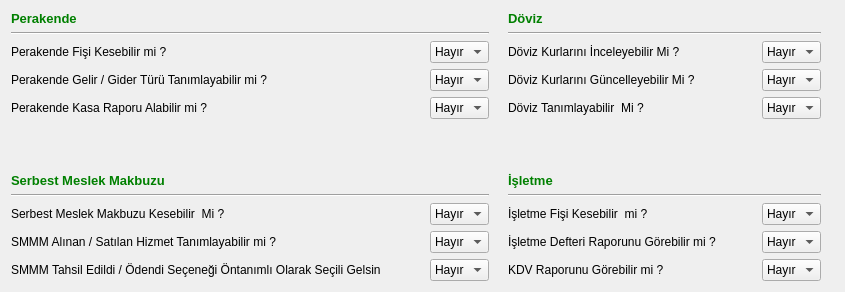
     <widget class="QWidget" name="tab_perakende">
      <attribute name="title">
       <string>Diğerleri</string>
      </attribute>
      <layout class="QGridLayout" name="gridLayout_10">
       <item row="0" column="0">
        <layout class="QGridLayout" name="gridLayout_8" columnstretch="0,0,1,0,0,1">
         <item row="0" column="0">
          <widget class="QLabel" name="label_204">
           <property name="sizePolicy">
            <sizepolicy hsizetype="Fixed" vsizetype="Fixed">
             <horstretch>0</horstretch>
             <verstretch>0</verstretch>
            </sizepolicy>
           </property>
           <property name="text">
            <string>&lt;!DOCTYPE HTML PUBLIC &quot;-//W3C//DTD HTML 4.0//EN&quot; &quot;http://www.w3.org/TR/REC-html40/strict.dtd&quot;&gt;
&lt;html&gt;&lt;head&gt;&lt;meta name=&quot;qrichtext&quot; content=&quot;1&quot; /&gt;&lt;style type=&quot;text/css&quot;&gt;
p, li { white-space: pre-wrap; }
&lt;/style&gt;&lt;/head&gt;&lt;body style=&quot; font-family:'Sans Serif'; font-size:10pt; font-weight:400; font-style:normal;&quot;&gt;
&lt;p style=&quot; margin-top:0px; margin-bottom:0px; margin-left:0px; margin-right:0px; -qt-block-indent:0; text-indent:0px;&quot;&gt;&lt;span style=&quot; font-weight:600; color:#008000;&quot;&gt;Perakende&lt;/span&gt;&lt;/p&gt;&lt;/body&gt;&lt;/html&gt;</string>
           </property>
          </widget>
         </item>
         <item row="0" column="3">
          <widget class="QLabel" name="label_205">
           <property name="sizePolicy">
            <sizepolicy hsizetype="Fixed" vsizetype="Fixed">
             <horstretch>0</horstretch>
             <verstretch>0</verstretch>
            </sizepolicy>
           </property>
           <property name="text">
            <string>&lt;!DOCTYPE HTML PUBLIC &quot;-//W3C//DTD HTML 4.0//EN&quot; &quot;http://www.w3.org/TR/REC-html40/strict.dtd&quot;&gt;
&lt;html&gt;&lt;head&gt;&lt;meta name=&quot;qrichtext&quot; content=&quot;1&quot; /&gt;&lt;style type=&quot;text/css&quot;&gt;
p, li { white-space: pre-wrap; }
&lt;/style&gt;&lt;/head&gt;&lt;body style=&quot; font-family:'Sans Serif'; font-size:10pt; font-weight:400; font-style:normal;&quot;&gt;
&lt;p style=&quot; margin-top:0px; margin-bottom:0px; margin-left:0px; margin-right:0px; -qt-block-indent:0; text-indent:0px;&quot;&gt;&lt;span style=&quot; font-weight:600; color:#008000;&quot;&gt;Döviz&lt;/span&gt;&lt;/p&gt;&lt;/body&gt;&lt;/html&gt;</string>
           </property>
          </widget>
         </item>
         <item row="1" column="0" colspan="2">
          <widget class="Line" name="line_26">
           <property name="orientation">
            <enum>Qt::Horizontal</enum>
           </property>
          </widget>
         </item>
         <item row="1" column="3" colspan="2">
          <widget class="Line" name="line_27">
           <property name="orientation">
            <enum>Qt::Horizontal</enum>
           </property>
          </widget>
         </item>
         <item row="2" column="0">
          <widget class="QLabel" name="label_9">
           <property name="sizePolicy">
            <sizepolicy hsizetype="Fixed" vsizetype="Expanding">
             <horstretch>0</horstretch>
             <verstretch>0</verstretch>
            </sizepolicy>
           </property>
           <property name="text">
            <string>Perakende Fişi Kesebilir mi ?      </string>
           </property>
          </widget>
         </item>
         <item row="2" column="1">
          <layout class="QHBoxLayout" name="horizontalLayout_170">
           <item>
            <spacer name="horizontalSpacer_198">
             <property name="orientation">
              <enum>Qt::Horizontal</enum>
             </property>
             <property name="sizeHint" stdset="0">
              <size>
               <width>40</width>
               <height>20</height>
              </size>
             </property>
            </spacer>
           </item>
           <item>
            <widget class="QComboBox" name="prk_comboBox_fis_girebilir_mi">
             <property name="sizePolicy">
              <sizepolicy hsizetype="Fixed" vsizetype="Fixed">
               <horstretch>0</horstretch>
               <verstretch>0</verstretch>
              </sizepolicy>
             </property>
             <item>
              <property name="text">
               <string>Hayır</string>
              </property>
             </item>
             <item>
              <property name="text">
               <string>Evet</string>
              </property>
             </item>
            </widget>
           </item>
          </layout>
         </item>
         <item row="2" column="2">
          <spacer name="horizontalSpacer_205">
           <property name="orientation">
            <enum>Qt::Horizontal</enum>
           </property>
           <property name="sizeHint" stdset="0">
            <size>
             <width>13</width>
             <height>20</height>
            </size>
           </property>
          </spacer>
         </item>
         <item row="2" column="3">
          <widget class="QLabel" name="label_85">
           <property name="sizePolicy">
            <sizepolicy hsizetype="Fixed" vsizetype="Expanding">
             <horstretch>0</horstretch>
             <verstretch>0</verstretch>
            </sizepolicy>
           </property>
           <property name="text">
            <string>Döviz Kurlarını İnceleyebilir Mi ?</string>
           </property>
          </widget>
         </item>
         <item row="2" column="4">
          <layout class="QHBoxLayout" name="horizontalLayout_173">
           <item>
            <spacer name="horizontalSpacer_201">
             <property name="orientation">
              <enum>Qt::Horizontal</enum>
             </property>
             <property name="sizeHint" stdset="0">
              <size>
               <width>40</width>
               <height>20</height>
              </size>
             </property>
            </spacer>
           </item>
           <item>
            <widget class="QComboBox" name="dvz_comboBox_doviz_kurlari_gorebilir_mi">
             <property name="sizePolicy">
              <sizepolicy hsizetype="Fixed" vsizetype="Fixed">
               <horstretch>0</horstretch>
               <verstretch>0</verstretch>
              </sizepolicy>
             </property>
             <item>
              <property name="text">
               <string>Hayır</string>
              </property>
             </item>
             <item>
              <property name="text">
               <string>Evet</string>
              </property>
             </item>
            </widget>
           </item>
          </layout>
         </item>
         <item row="3" column="0">
          <widget class="QLabel" name="label_44">
           <property name="sizePolicy">
            <sizepolicy hsizetype="Fixed" vsizetype="Expanding">
             <horstretch>0</horstretch>
             <verstretch>0</verstretch>
            </sizepolicy>
           </property>
           <property name="text">
            <string>Perakende Gelir / Gider Türü Tanımlayabilir mi ?     </string>
           </property>
          </widget>
         </item>
         <item row="3" column="1">
          <layout class="QHBoxLayout" name="horizontalLayout_171">
           <item>
            <spacer name="horizontalSpacer_199">
             <property name="orientation">
              <enum>Qt::Horizontal</enum>
             </property>
             <property name="sizeHint" stdset="0">
              <size>
               <width>40</width>
               <height>20</height>
              </size>
             </property>
            </spacer>
           </item>
           <item>
            <widget class="QComboBox" name="prk_comboBox_gider_turu_tanimlayabilir_mi">
             <property name="sizePolicy">
              <sizepolicy hsizetype="Fixed" vsizetype="Fixed">
               <horstretch>0</horstretch>
               <verstretch>0</verstretch>
              </sizepolicy>
             </property>
             <item>
              <property name="text">
               <string>Hayır</string>
              </property>
             </item>
             <item>
              <property name="text">
               <string>Evet</string>
              </property>
             </item>
            </widget>
           </item>
          </layout>
         </item>
         <item row="3" column="3">
          <widget class="QLabel" name="label_87">
           <property name="sizePolicy">
            <sizepolicy hsizetype="Fixed" vsizetype="Expanding">
             <horstretch>0</horstretch>
             <verstretch>0</verstretch>
            </sizepolicy>
           </property>
           <property name="text">
            <string>Döviz Kurlarını Güncelleyebilir Mi ?</string>
           </property>
          </widget>
         </item>
         <item row="3" column="4">
          <layout class="QHBoxLayout" name="horizontalLayout_174">
           <item>
            <spacer name="horizontalSpacer_202">
             <property name="orientation">
              <enum>Qt::Horizontal</enum>
             </property>
             <property name="sizeHint" stdset="0">
              <size>
               <width>40</width>
               <height>20</height>
              </size>
             </property>
            </spacer>
           </item>
           <item>
            <widget class="QComboBox" name="dvz_comboBox_kur_guncelleyebilir_mi">
             <property name="sizePolicy">
              <sizepolicy hsizetype="Fixed" vsizetype="Fixed">
               <horstretch>0</horstretch>
               <verstretch>0</verstretch>
              </sizepolicy>
             </property>
             <item>
              <property name="text">
               <string>Hayır</string>
              </property>
             </item>
             <item>
              <property name="text">
               <string>Evet</string>
              </property>
             </item>
            </widget>
           </item>
          </layout>
         </item>
         <item row="4" column="0">
          <widget class="QLabel" name="label_88">
           <property name="sizePolicy">
            <sizepolicy hsizetype="Fixed" vsizetype="Expanding">
             <horstretch>0</horstretch>
             <verstretch>0</verstretch>
            </sizepolicy>
           </property>
           <property name="text">
            <string>Perakende Kasa Raporu Alabilir mi ?  </string>
           </property>
          </widget>
         </item>
         <item row="4" column="1">
          <layout class="QHBoxLayout" name="horizontalLayout_172">
           <item>
            <spacer name="horizontalSpacer_200">
             <property name="orientation">
              <enum>Qt::Horizontal</enum>
             </property>
             <property name="sizeHint" stdset="0">
              <size>
               <width>40</width>
               <height>20</height>
              </size>
             </property>
            </spacer>
           </item>
           <item>
            <widget class="QComboBox" name="prk_comboBox_kasa_raporu">
             <property name="sizePolicy">
              <sizepolicy hsizetype="Fixed" vsizetype="Fixed">
               <horstretch>0</horstretch>
               <verstretch>0</verstretch>
              </sizepolicy>
             </property>
             <item>
              <property name="text">
               <string>Hayır</string>
              </property>
             </item>
             <item>
              <property name="text">
               <string>Evet</string>
              </property>
             </item>
            </widget>
           </item>
          </layout>
         </item>
         <item row="4" column="3">
          <widget class="QLabel" name="label_86">
           <property name="sizePolicy">
            <sizepolicy hsizetype="Fixed" vsizetype="Expanding">
             <horstretch>0</horstretch>
             <verstretch>0</verstretch>
            </sizepolicy>
           </property>
           <property name="text">
            <string>Döviz Tanımlayabilir  Mi ?</string>
           </property>
          </widget>
         </item>
         <item row="4" column="4">
          <layout class="QHBoxLayout" name="horizontalLayout_175">
           <item>
            <spacer name="horizontalSpacer_203">
             <property name="orientation">
              <enum>Qt::Horizontal</enum>
             </property>
             <property name="sizeHint" stdset="0">
              <size>
               <width>40</width>
               <height>20</height>
              </size>
             </property>
            </spacer>
           </item>
           <item>
            <widget class="QComboBox" name="dvz_comboBox_doviz_tanimlayabilir_mi">
             <property name="sizePolicy">
              <sizepolicy hsizetype="Fixed" vsizetype="Fixed">
               <horstretch>0</horstretch>
               <verstretch>0</verstretch>
              </sizepolicy>
             </property>
             <item>
              <property name="text">
               <string>Hayır</string>
              </property>
             </item>
             <item>
              <property name="text">
               <string>Evet</string>
              </property>
             </item>
            </widget>
           </item>
          </layout>
         </item>
         <item row="5" column="0">
          <spacer name="verticalSpacer_4">
           <property name="orientation">
            <enum>Qt::Vertical</enum>
           </property>
           <property name="sizeHint" stdset="0">
            <size>
             <width>20</width>
             <height>48</height>
            </size>
           </property>
          </spacer>
         </item>
         <item row="5" column="3">
          <spacer name="verticalSpacer_7">
           <property name="orientation">
            <enum>Qt::Vertical</enum>
           </property>
           <property name="sizeHint" stdset="0">
            <size>
             <width>20</width>
             <height>48</height>
            </size>
           </property>
          </spacer>
         </item>
         <item row="6" column="0">
          <widget class="QLabel" name="label_206">
           <property name="sizePolicy">
            <sizepolicy hsizetype="Fixed" vsizetype="Fixed">
             <horstretch>0</horstretch>
             <verstretch>0</verstretch>
            </sizepolicy>
           </property>
           <property name="text">
            <string>&lt;!DOCTYPE HTML PUBLIC &quot;-//W3C//DTD HTML 4.0//EN&quot; &quot;http://www.w3.org/TR/REC-html40/strict.dtd&quot;&gt;
&lt;html&gt;&lt;head&gt;&lt;meta name=&quot;qrichtext&quot; content=&quot;1&quot; /&gt;&lt;style type=&quot;text/css&quot;&gt;
p, li { white-space: pre-wrap; }
&lt;/style&gt;&lt;/head&gt;&lt;body style=&quot; font-family:'Sans Serif'; font-size:10pt; font-weight:400; font-style:normal;&quot;&gt;
&lt;p style=&quot; margin-top:0px; margin-bottom:0px; margin-left:0px; margin-right:0px; -qt-block-indent:0; text-indent:0px;&quot;&gt;&lt;span style=&quot; font-weight:600; color:#008000;&quot;&gt;Serbest Meslek Makbuzu&lt;/span&gt;&lt;/p&gt;&lt;/body&gt;&lt;/html&gt;</string>
           </property>
          </widget>
         </item>
         <item row="6" column="3">
          <widget class="QLabel" name="label_207">
           <property name="sizePolicy">
            <sizepolicy hsizetype="Fixed" vsizetype="Fixed">
             <horstretch>0</horstretch>
             <verstretch>0</verstretch>
            </sizepolicy>
           </property>
           <property name="text">
            <string>&lt;!DOCTYPE HTML PUBLIC &quot;-//W3C//DTD HTML 4.0//EN&quot; &quot;http://www.w3.org/TR/REC-html40/strict.dtd&quot;&gt;
&lt;html&gt;&lt;head&gt;&lt;meta name=&quot;qrichtext&quot; content=&quot;1&quot; /&gt;&lt;style type=&quot;text/css&quot;&gt;
p, li { white-space: pre-wrap; }
&lt;/style&gt;&lt;/head&gt;&lt;body style=&quot; font-family:'Sans Serif'; font-size:10pt; font-weight:400; font-style:normal;&quot;&gt;
&lt;p style=&quot; margin-top:0px; margin-bottom:0px; margin-left:0px; margin-right:0px; -qt-block-indent:0; text-indent:0px;&quot;&gt;&lt;span style=&quot; font-weight:600; color:#008000;&quot;&gt;İşletme&lt;/span&gt;&lt;/p&gt;&lt;/body&gt;&lt;/html&gt;</string>
           </property>
          </widget>
         </item>
         <item row="7" column="0" colspan="2">
          <widget class="Line" name="line_28">
           <property name="orientation">
            <enum>Qt::Horizontal</enum>
           </property>
          </widget>
         </item>
         <item row="7" column="3" colspan="2">
          <widget class="Line" name="line_29">
           <property name="orientation">
            <enum>Qt::Horizontal</enum>
           </property>
          </widget>
         </item>
         <item row="8" column="0">
          <widget class="QLabel" name="label_sm">
           <property name="sizePolicy">
            <sizepolicy hsizetype="Fixed" vsizetype="Expanding">
             <horstretch>0</horstretch>
             <verstretch>0</verstretch>
            </sizepolicy>
           </property>
           <property name="text">
            <string>Serbest Meslek Makbuzu Kesebilir  Mi ?</string>
           </property>
          </widget>
         </item>
         <item row="8" column="1">
          <layout class="QHBoxLayout" name="horizontalLayout_164">
           <item>
            <spacer name="horizontalSpacer_192">
             <property name="orientation">
              <enum>Qt::Horizontal</enum>
             </property>
             <property name="sizeHint" stdset="0">
              <size>
               <width>40</width>
               <height>20</height>
              </size>
             </property>
            </spacer>
           </item>
           <item>
            <widget class="QComboBox" name="comboBox_sm_gorebilir_mi">
             <property name="sizePolicy">
              <sizepolicy hsizetype="Fixed" vsizetype="Fixed">
               <horstretch>0</horstretch>
               <verstretch>0</verstretch>
              </sizepolicy>
             </property>
             <item>
              <property name="text">
               <string>Hayır</string>
              </property>
             </item>
             <item>
              <property name="text">
               <string>Evet</string>
              </property>
             </item>
            </widget>
           </item>
          </layout>
         </item>
         <item row="8" column="2">
          <spacer name="horizontalSpacer_204">
           <property name="orientation">
            <enum>Qt::Horizontal</enum>
           </property>
           <property name="sizeHint" stdset="0">
            <size>
             <width>13</width>
             <height>20</height>
            </size>
           </property>
          </spacer>
         </item>
         <item row="8" column="3">
          <widget class="QLabel" name="label_71">
           <property name="sizePolicy">
            <sizepolicy hsizetype="Fixed" vsizetype="Expanding">
             <horstretch>0</horstretch>
             <verstretch>0</verstretch>
            </sizepolicy>
           </property>
           <property name="text">
            <string>İşletme Fişi Kesebilir  mi ?</string>
           </property>
          </widget>
         </item>
         <item row="8" column="4">
          <layout class="QHBoxLayout" name="horizontalLayout_167">
           <item>
            <spacer name="horizontalSpacer_195">
             <property name="orientation">
              <enum>Qt::Horizontal</enum>
             </property>
             <property name="sizeHint" stdset="0">
              <size>
               <width>40</width>
               <height>20</height>
              </size>
             </property>
            </spacer>
           </item>
           <item>
            <widget class="QComboBox" name="isl_combobox_fis_kesebilir_mi">
             <property name="sizePolicy">
              <sizepolicy hsizetype="Fixed" vsizetype="Fixed">
               <horstretch>0</horstretch>
               <verstretch>0</verstretch>
              </sizepolicy>
             </property>
             <item>
              <property name="text">
               <string>Hayır</string>
              </property>
             </item>
             <item>
              <property name="text">
               <string>Evet</string>
              </property>
             </item>
            </widget>
           </item>
          </layout>
         </item>
         <item row="8" column="5">
          <spacer name="horizontalSpacer_71">
           <property name="orientation">
            <enum>Qt::Horizontal</enum>
           </property>
           <property name="sizeHint" stdset="0">
            <size>
             <width>13</width>
             <height>20</height>
            </size>
           </property>
          </spacer>
         </item>
         <item row="9" column="0">
          <widget class="QLabel" name="label_sm_2">
           <property name="sizePolicy">
            <sizepolicy hsizetype="Fixed" vsizetype="Expanding">
             <horstretch>0</horstretch>
             <verstretch>0</verstretch>
            </sizepolicy>
           </property>
           <property name="text">
            <string>SMMM Alınan / Satılan Hizmet Tanımlayabilir mi ?</string>
           </property>
          </widget>
         </item>
         <item row="9" column="1">
          <layout class="QHBoxLayout" name="horizontalLayout_165">
           <item>
            <spacer name="horizontalSpacer_193">
             <property name="orientation">
              <enum>Qt::Horizontal</enum>
             </property>
             <property name="sizeHint" stdset="0">
              <size>
               <width>40</width>
               <height>20</height>
              </size>
             </property>
            </spacer>
           </item>
           <item>
            <widget class="QComboBox" name="comboBox_smm_hizmet_tanimlayabilir_mi">
             <property name="sizePolicy">
              <sizepolicy hsizetype="Fixed" vsizetype="Fixed">
               <horstretch>0</horstretch>
               <verstretch>0</verstretch>
              </sizepolicy>
             </property>
             <item>
              <property name="text">
               <string>Hayır</string>
              </property>
             </item>
             <item>
              <property name="text">
               <string>Evet</string>
              </property>
             </item>
            </widget>
           </item>
          </layout>
         </item>
         <item row="9" column="3">
          <widget class="QLabel" name="label_isletme_defteri_raporunu_gorebilir_mi">
           <property name="sizePolicy">
            <sizepolicy hsizetype="Fixed" vsizetype="Expanding">
             <horstretch>0</horstretch>
             <verstretch>0</verstretch>
            </sizepolicy>
           </property>
           <property name="text">
            <string>İşletme Defteri Raporunu Görebilir mi ?</string>
           </property>
          </widget>
         </item>
         <item row="9" column="4">
          <layout class="QHBoxLayout" name="horizontalLayout_169">
           <item>
            <spacer name="horizontalSpacer_197">
             <property name="orientation">
              <enum>Qt::Horizontal</enum>
             </property>
             <property name="sizeHint" stdset="0">
              <size>
               <width>40</width>
               <height>20</height>
              </size>
             </property>
            </spacer>
           </item>
           <item>
            <widget class="QComboBox" name="isl_combobox_isletme_defteri_raporunu_gorebilir_mi">
             <property name="sizePolicy">
              <sizepolicy hsizetype="Fixed" vsizetype="Fixed">
               <horstretch>0</horstretch>
               <verstretch>0</verstretch>
              </sizepolicy>
             </property>
             <item>
              <property name="text">
               <string>Hayır</string>
              </property>
             </item>
             <item>
              <property name="text">
               <string>Evet</string>
              </property>
             </item>
            </widget>
           </item>
          </layout>
         </item>
         <item row="10" column="0">
          <widget class="QLabel" name="label_sm_3">
           <property name="sizePolicy">
            <sizepolicy hsizetype="Fixed" vsizetype="Expanding">
             <horstretch>0</horstretch>
             <verstretch>0</verstretch>
            </sizepolicy>
           </property>
           <property name="text">
            <string>SMMM Tahsil Edildi / Ödendi Seçeneği Öntanımlı Olarak Seçili Gelsin </string>
           </property>
          </widget>
         </item>
         <item row="10" column="1">
          <layout class="QHBoxLayout" name="horizontalLayout_166">
           <item>
            <spacer name="horizontalSpacer_194">
             <property name="orientation">
              <enum>Qt::Horizontal</enum>
             </property>
             <property name="sizeHint" stdset="0">
              <size>
               <width>40</width>
               <height>20</height>
              </size>
             </property>
            </spacer>
           </item>
           <item>
            <widget class="QComboBox" name="comboBox_smm_tahsil_edildi_odendi">
             <property name="sizePolicy">
              <sizepolicy hsizetype="Fixed" vsizetype="Fixed">
               <horstretch>0</horstretch>
               <verstretch>0</verstretch>
              </sizepolicy>
             </property>
             <item>
              <property name="text">
               <string>Hayır</string>
              </property>
             </item>
             <item>
              <property name="text">
               <string>Evet</string>
              </property>
             </item>
            </widget>
           </item>
          </layout>
         </item>
         <item row="10" column="3">
          <widget class="QLabel" name="label_kdv_raporunu_gorebilir_mi">
           <property name="sizePolicy">
            <sizepolicy hsizetype="Fixed" vsizetype="Expanding">
             <horstretch>0</horstretch>
             <verstretch>0</verstretch>
            </sizepolicy>
           </property>
           <property name="text">
            <string>KDV Raporunu Görebilir mi ?</string>
           </property>
          </widget>
         </item>
         <item row="10" column="4">
          <layout class="QHBoxLayout" name="horizontalLayout_168">
           <item>
            <spacer name="horizontalSpacer_196">
             <property name="orientation">
              <enum>Qt::Horizontal</enum>
             </property>
             <property name="sizeHint" stdset="0">
              <size>
               <width>40</width>
               <height>20</height>
              </size>
             </property>
            </spacer>
           </item>
           <item>
            <widget class="QComboBox" name="isl_combobox_kdv_raporunu_gorebilir_mi">
             <property name="sizePolicy">
              <sizepolicy hsizetype="Fixed" vsizetype="Fixed">
               <horstretch>0</horstretch>
               <verstretch>0</verstretch>
              </sizepolicy>
             </property>
             <item>
              <property name="text">
               <string>Hayır</string>
              </property>
             </item>
             <item>
              <property name="text">
               <string>Evet</string>
              </property>
             </item>
            </widget>
           </item>
          </layout>
         </item>
        </layout>
       </item>
      </layout>
     </widget>
